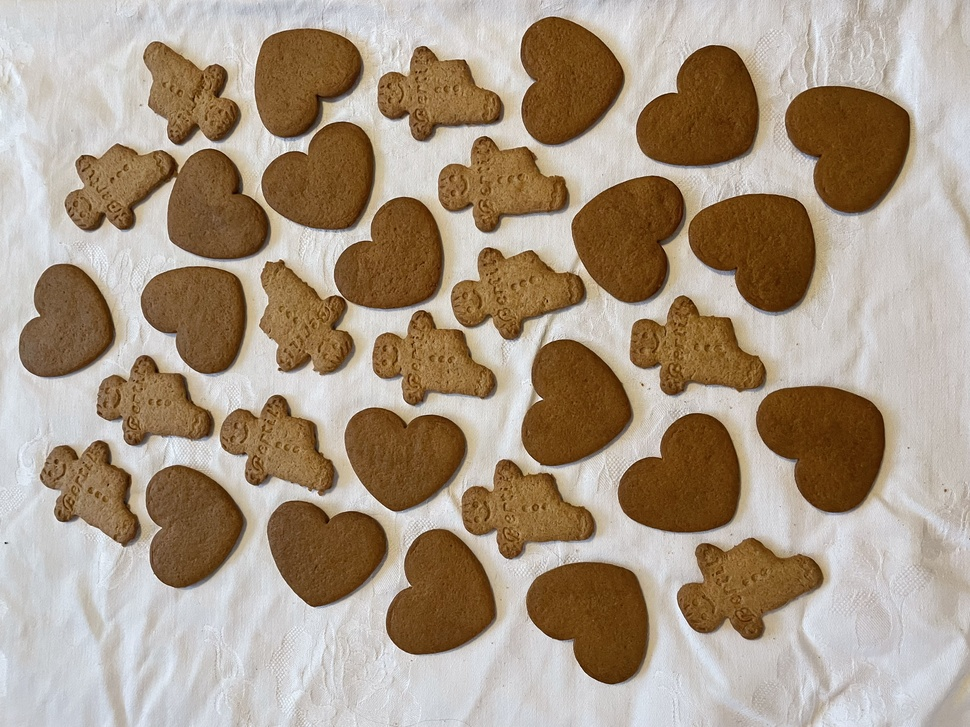
#> input picture mandatory_exercise1/gingerbreads.jpg, 970 x 727 px, shrunk from 4032 x 3024 before the run
$ python Outsu_sceleton.py
#> lines starting #> are read from the running program, lines starting #| are printed output that depends on the picture; after the words box and inside, x2 and y2 are one past the last pixel; in counts of white or black regions, pixels touching at a corner belong together
# -*- coding: utf-8 -*-

"""
Skeleton for first part of the blob-detection coursework as part of INF250
at NMBU (Autumn 2017).
"""

__author__ = "Ivar Eftedal"
__email__ = "ivar.odegardstuen.eftedal@nmbu.com"

import matplotlib.pyplot as plt
import numpy as np
from skimage import io
from skimage.filters import threshold_otsu

filename = "gingerbreads.jpg"
fall = io.imread(filename)
#> fall is the input picture: shape (727, 970, 3); mean R, G, B 168.5, 151.6, 132.6


def threshold(image, th=None):
    """Returns a binarised version of given image, thresholded at given value.

    Binarises the image using a global threshold `th`. Uses Otsu's method
    to find optimal thrshold value if the threshold variable is None. The
    returned image will be in the form of an 8-bit unsigned integer array
    with 255 as white and 0 as black.

    Parameters:
    -----------
    image : np.ndarray
        Image to binarise. If this image is a colour image then the last
        dimension will be the colour value (as RGB values).
    th : numeric
        Threshold value. Uses Otsu's method if this variable is None.

    Returns:
    --------
    binarised : np.ndarray(dtype=np.uint8)
        Image where all pixel values are either 0 or 255.
    """
    # Setup
    shape = np.shape(image)
    binarised = np.zeros([shape[0], shape[1]], dtype=np.uint8)

    if len(shape) == 3:
        image = image.mean(axis=2)
    elif len(shape) > 3:
        raise ValueError("Must be at 2D image")

    if th is None:
        th = threshold_otsu(image)

    # Start thresholding
    ## WRITE YOUR CODE HERE

    else:
        th = otsu(image)

    binarised[image > th] = 255
    binarised[image <= th] = 0

    return binarised


def histogram(image):
    """Returns the image histogram with 256 bins."""
    # Setup
    shape = np.shape(image)
#> shape = (727, 970, 3)
    histogram = np.zeros(256)

    if len(shape) == 3:
        image = image.mean(axis=2)
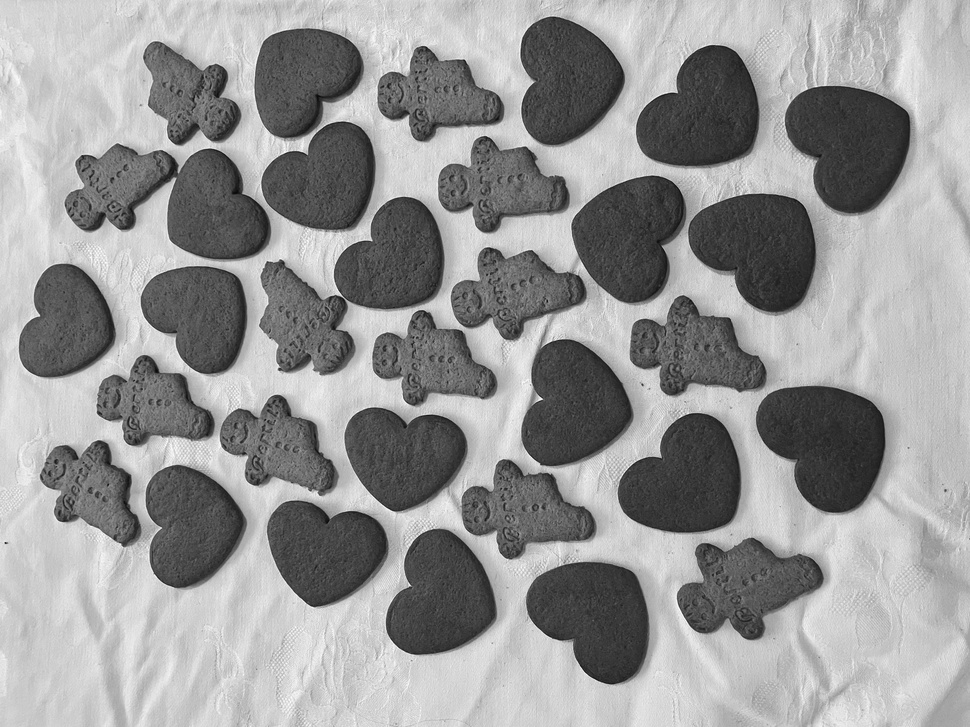
#> image: shape (727, 970) float64; min 9.67, max 255, mean 150.9
    elif len(shape) > 3:
        raise ValueError("Must be at 2D image")

    # Start to make the histogram
    ## WRITE YOUR CODE HERE
    for i in range(shape[0]):
        for j in range(shape[1]):
            pixval = int(image[i, j])
            histogram[pixval] += 1
#> after the loop, histogram = 256 values, max 13045 at index 207, min 0 at index 0, mean 2754.6

    return histogram


def otsu(image):
    """Finds the optimal thresholdvalue of given image using Otsu's method."""

    hist, bins = np.histogram(image, np.arange(0, 256))
    th = -1
    final_value = -1

    pixel_number = image.shape[0] * image.shape[1]
    mean_weight = 1.0 / pixel_number
    intensity_arr = np.arange(255)
    for t in bins[1:-1]:
        # bg = background, fg = foreground
        bg_probability = np.sum(hist[:t])
        fg_probability = np.sum(hist[t:])

        bg_weight = bg_probability * mean_weight
        fg_weight = fg_probability * mean_weight

        bg_mean_intensity = np.sum(intensity_arr[:t] * hist[:t]) / float(bg_probability)
        fg_mean_intensity = np.sum(intensity_arr[t:] * hist[t:]) / float(fg_probability)

        # Between class variance value:
        value = bg_weight * fg_weight * (bg_mean_intensity - fg_mean_intensity) ** 2

        if value > final_value:
            th = t
            final_value = value

    return th


# Display image
plt.imshow(fall)
plt.show()

# Histogram
histogram_plot = histogram(fall)
#> histogram_plot has the same summary as histogram in histogram
plt.plot(histogram_plot)
plt.show()
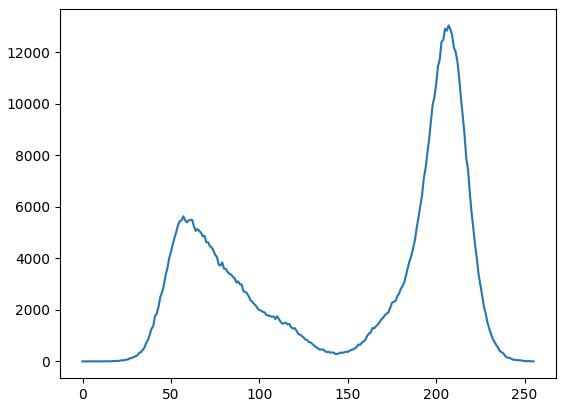
#> figure drawn by matplotlib, 1 panel; curve peaks at x = 207, y = 13045

# Outsu value
outsu_value = otsu(fall)
#> in otsu, `hist, bins = np.histogram(image, np.arange(0, 256))`: hist = 255 values, max 38929 at index 208, min 53 at index 252, mean 8296.4; bins = 256 values from 0 to 255
#> the loop in otsu, `for t in bins[1:-1]:` made 254 passes
#> (bg_probability, fg_probability, bg_weight, fg_weight, bg_mean_intensity, fg_mean_intensity, value, final_value) on passes 1 to 11: (4786, 2110784, 0.00679, 2.99, 0, 151.2, 464.7, 464.7), (6399, 2109171, 0.00907, 2.99, 0.252, 151.4, 619.7, 619.7), (8447, 2107123, 0.012, 2.99, 0.676, 151.5, 814.2, 814.2), (11050, 2104520, 0.0157, 2.98, 1.22, 151.7, 1058.7, 1058.7), (14279, 2101291, 0.0202, 2.98, 1.85, 151.9, 1358.7, 1358.7), (18110, 2097460, 0.0257, 2.97, 2.52, 152.2, 1710.9, 1710.9), (22427, 2093143, 0.0318, 2.97, 3.19, 152.5, 2104, 2104), (27388, 2088182, 0.0388, 2.96, 3.88, 152.8, 2551.5, 2551.5), (32618, 2082952, 0.0463, 2.95, 4.54, 153.2, 3019.1, 3019.1), (38164, 2077406, 0.0541, 2.95, 5.19, 153.6, 3510.5, 3510.5), (43952, 2071618, 0.0623, 2.94, 5.82, 154, 4019, 4019)
#> bg_probability on pass 78: 437152
print(f"Outsu value calculated: {outsu_value}")
#| Outsu value calculated: 136


# Display binarized image
binarized_image = threshold(fall, outsu_value)
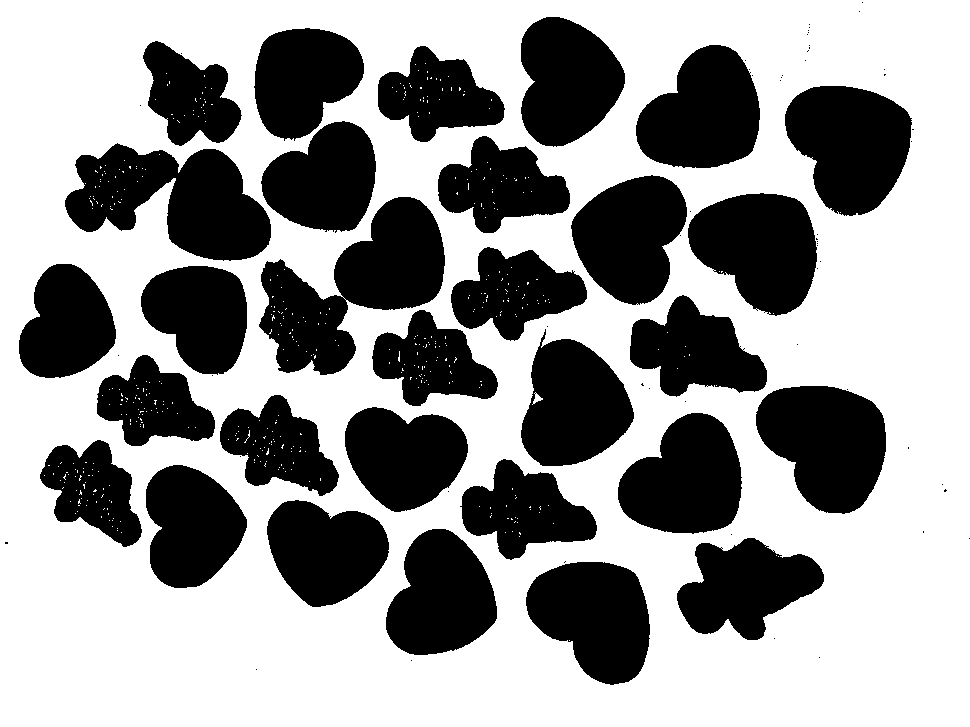
#> binarized_image: shape (727, 970); 59.8% white; 84 black regions (54 under 20 px), largest, box (x1, y1, x2, y2) and area: (259, 197, 445, 375) 16125, (65, 143, 271, 261) 14677, (756, 386, 886, 514) 12092
plt.figure()
plt.imshow(binarized_image, cmap="gray")
plt.show()
